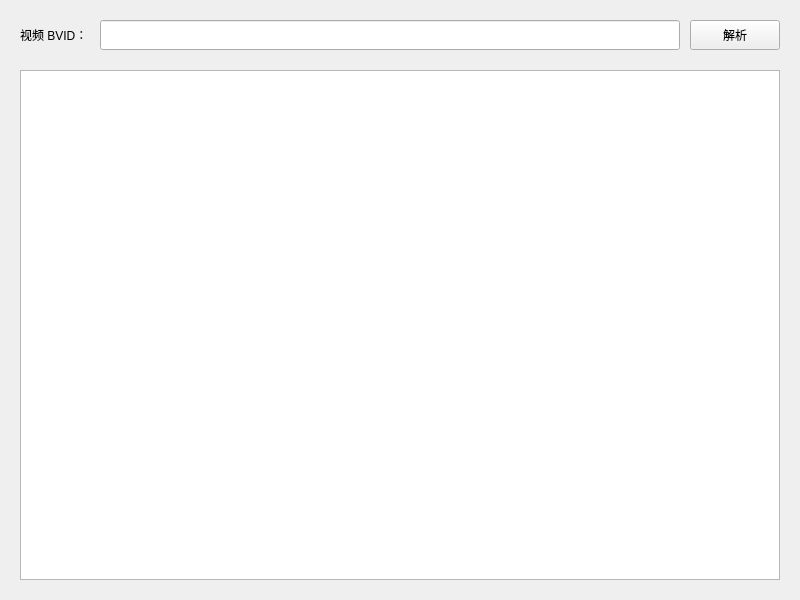
<?xml version="1.0" encoding="UTF-8"?>
<ui version="4.0">
 <class>MainWindow</class>
 <widget class="QMainWindow" name="MainWindow">
  <property name="geometry">
   <rect>
    <x>0</x>
    <y>0</y>
    <width>800</width>
    <height>600</height>
   </rect>
  </property>
  <property name="minimumSize">
   <size>
    <width>800</width>
    <height>600</height>
   </size>
  </property>
  <property name="maximumSize">
   <size>
    <width>800</width>
    <height>600</height>
   </size>
  </property>
  <property name="windowTitle">
   <string>Bilibili 视频下载器 - v0.2.0</string>
  </property>
  <widget class="QWidget" name="centralwidget">
   <widget class="QPushButton" name="pushButton">
    <property name="geometry">
     <rect>
      <x>690</x>
      <y>20</y>
      <width>90</width>
      <height>30</height>
     </rect>
    </property>
    <property name="text">
     <string>解析</string>
    </property>
   </widget>
   <widget class="QLabel" name="label">
    <property name="geometry">
     <rect>
      <x>20</x>
      <y>20</y>
      <width>71</width>
      <height>30</height>
     </rect>
    </property>
    <property name="text">
     <string>视频 BVID：</string>
    </property>
   </widget>
   <widget class="QLineEdit" name="url_edit">
    <property name="geometry">
     <rect>
      <x>100</x>
      <y>20</y>
      <width>580</width>
      <height>30</height>
     </rect>
    </property>
    <property name="text">
     <string/>
    </property>
   </widget>
   <widget class="QTableWidget" name="download_list">
    <property name="geometry">
     <rect>
      <x>20</x>
      <y>70</y>
      <width>760</width>
      <height>510</height>
     </rect>
    </property>
   </widget>
  </widget>
 </widget>
 <resources/>
 <connections/>
</ui>
